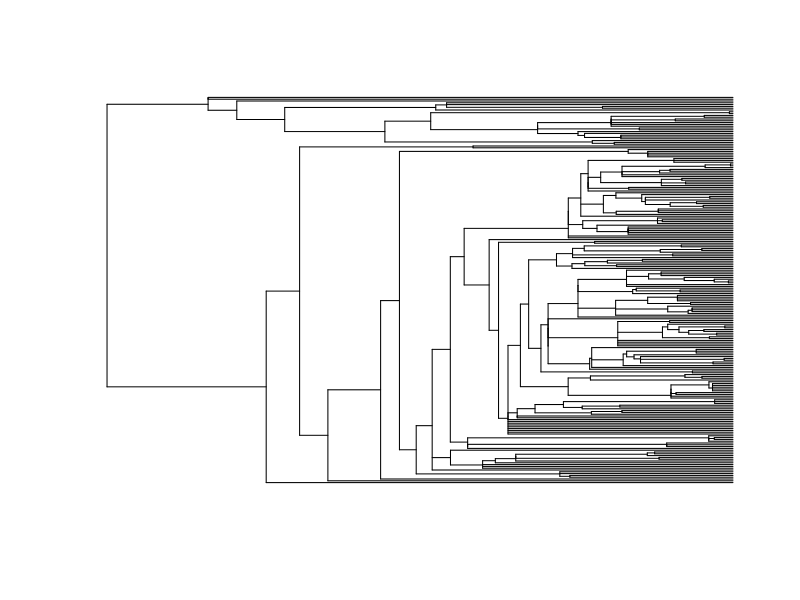

Write the R code that produced this figure. (Note: this script raises an error after producing the figure.)
# Response data
Y <- read.csv("data/fungiY.csv")[,-1]
X <- read.csv("data/fungiX.csv")
X <- data.frame(lapply(X, function(x)if(is.numeric(x)){scale(x)}else{as.factor(x)}))
tree <- ape::read.tree("data/fungiTree.txt")
plot(tree,show.tip.label = FALSE)
phyCov <- ape::vcv(tree)[colnames(Y), colnames(Y)]
phyDist <- ape::cophenetic.phylo(tree)[colnames(Y), colnames(Y)]

model <- gllvm(Y, X, formula = ~(0+ALTITUDE + DBH.CM | 1), colMat = list(phyCov, dist = phyDist), nn.colMat = 5, family = "binomial", num.lv = 0)
